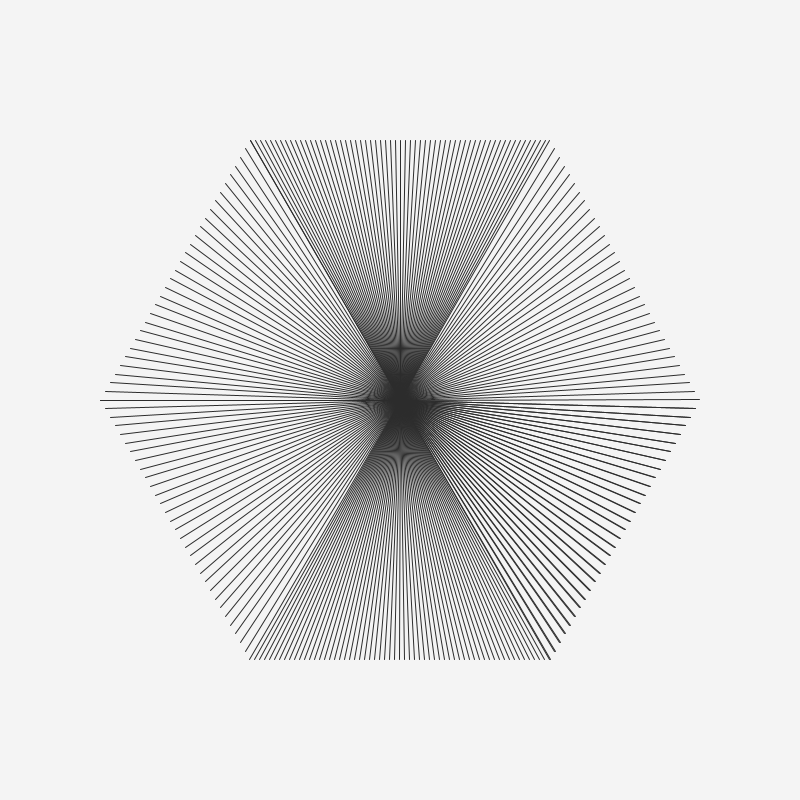
Frame 1 (no input)
Frame 60 (the mouse pressed at the canvas centre just before this capture): identical to frame 1, image omitted
Frame 120 (the mouse held since frame 60 and released just before this capture): identical to frame 1, image omitted

The Processing sketch that drew this single still picture (run headless with seeded random() and noise(); from frame 60 on, the mouse is pressed at the canvas centre):

// Processing sketch: hexLines
// ── hexLines.pde
void setup() {
  size(800, 800);
  background(244);
}

void draw() {
  stroke(44);
  background(244);
  strokeWeight(1);
  strokeCap(ROUND);
  int radius = 300;
  float angle = TWO_PI / 6;
  pushMatrix();
  translate(width/2, height/2);
  rotate(radians(0));
  PVector center = new PVector(0, 0);
  for (float a = 0; a < TWO_PI; a += angle) {
    PVector p1 = new PVector(center.x+cos(a)*radius, center.y+sin(a)*radius);
    PVector p2 = new PVector(center.x+cos(a+angle)*radius, center.y+sin(a+angle)*radius);    
    drawTriangleLines(center, p2, p1);
  }
  popMatrix();
}


void drawTriangleLines(PVector a, PVector b, PVector c) { 

  float slope = (b.y-c.y)/(b.x-c.x);
  //println(slope);
  float b_inter = b.y-(slope*b.x);
  if (b.x<c.x) {
    for (float x=b.x; x<c.x; x+=5) {
      //stroke(allColors[0][int(random(0, 4))]);
      line(a.x, a.y, x, x*slope+b_inter);
    }
  } else { 
    for (float x=c.x; x<b.x; x+=5) {
      //stroke(allColors[0][int(random(0, 4))]);
      line(a.x, a.y, x, x*slope+b_inter);
    }
  }
}
